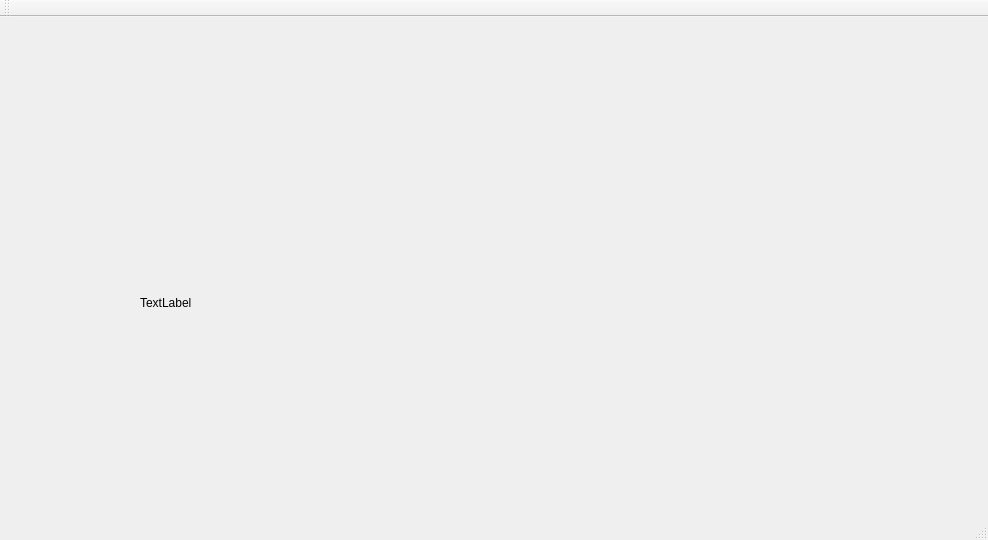
<?xml version="1.0" encoding="UTF-8"?>
<ui version="4.0">
 <class>MainWindow</class>
 <widget class="QMainWindow" name="MainWindow">
  <property name="geometry">
   <rect>
    <x>0</x>
    <y>0</y>
    <width>988</width>
    <height>540</height>
   </rect>
  </property>
  <property name="windowTitle">
   <string>MainWindow</string>
  </property>
  <widget class="QWidget" name="centralWidget">
   <widget class="QLabel" name="label">
    <property name="geometry">
     <rect>
      <x>140</x>
      <y>170</y>
      <width>281</width>
      <height>231</height>
     </rect>
    </property>
    <property name="text">
     <string>TextLabel</string>
    </property>
   </widget>
  </widget>
  <widget class="QMenuBar" name="menuBar">
   <property name="geometry">
    <rect>
     <x>0</x>
     <y>0</y>
     <width>988</width>
     <height>22</height>
    </rect>
   </property>
  </widget>
  <widget class="QToolBar" name="mainToolBar">
   <attribute name="toolBarArea">
    <enum>TopToolBarArea</enum>
   </attribute>
   <attribute name="toolBarBreak">
    <bool>false</bool>
   </attribute>
  </widget>
  <widget class="QStatusBar" name="statusBar"/>
 </widget>
 <layoutdefault spacing="6" margin="11"/>
 <resources/>
 <connections/>
</ui>
